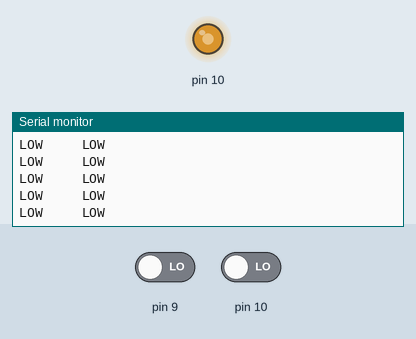
Recording of a sketch running on a simulated Arduino Uno, built with avr-gcc and run on an emulated ATmega328P. Shown: output pins drawn as LEDs (lit = HIGH), the last lines printed to the serial monitor. The inputs (shaded band) are chosen by the test bench; at power-on: pin 9 LOW, pin 10 LOW.

Above: at 1.2 s.
1.3 s: pin 9 driven HIGH
At 1.32 s:
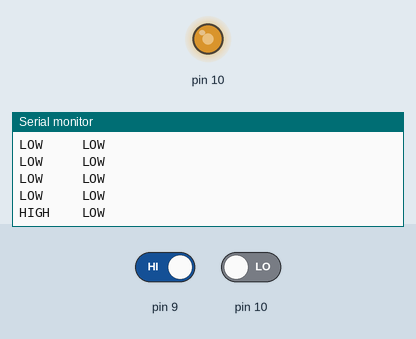
3.2 s: pin 10 driven HIGH
At 3.22 s:
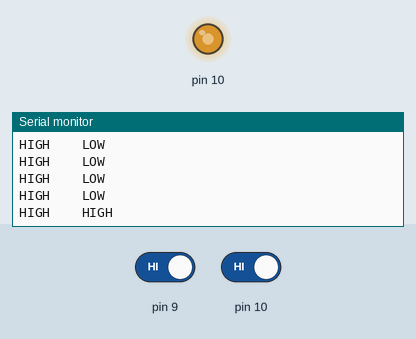
5.1 s: pin 9 driven LOW
At 5.12 s:
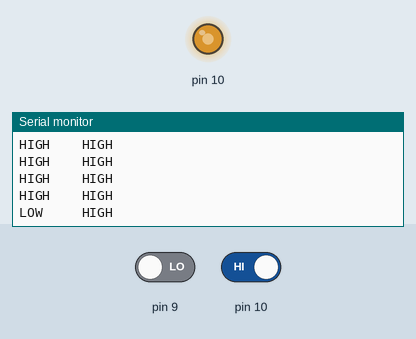

The sketch:

Mouse.ino
```cpp
void setup() {      //white clk/d+, blue dout/d-
  pinMode(10,OUTPUT);
  Serial.begin(9600);
  analogWrite(10,170);
  delay(10);
  pinMode(10,INPUT);
  pinMode(9,INPUT);
}

void loop() {
  if(digitalRead(9)==HIGH)
  Serial.print("HIGH    ");
  else
  Serial.print("LOW     ");
  if(digitalRead(10)==HIGH)
  Serial.print("HIGH\n");
  else
  Serial.print("LOW\n");
  delay(100);
}
```

Measured:
- after the input at 1.3 s, the serial monitor: prints a new line at once (image 1)
- after the input at 3.2 s, the serial monitor: prints a new line at once (image 2)
- after the input at 5.1 s, the serial monitor: prints a new line at once (image 3)
